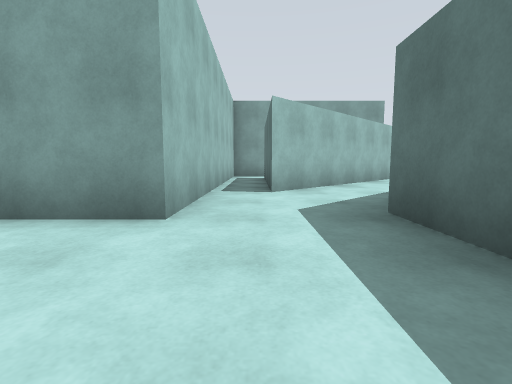
view 1 (above)

24 first-person views from a walk through a robot-simulator world made for Gazebo. The camera is 0.94 m above the floor, tilts 6° down and sees 85° across. The floor is counted in squares, 2 m on a side. Each view is taken from the middle of a square. On the plan, view 1 faces up. The plan holds only what a view shows up to about 9 squares ahead; the rest is blank. The place goes on beyond the plan.

view 2
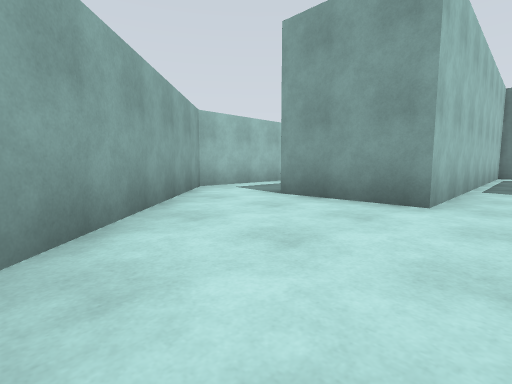

view 3
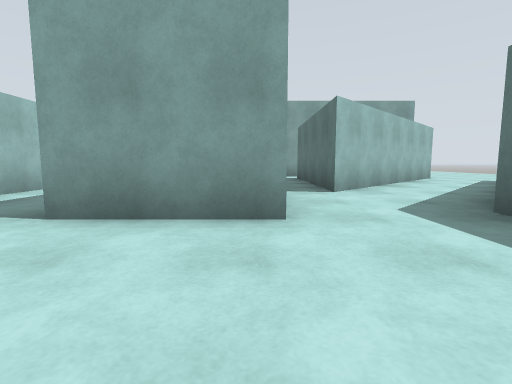

view 4
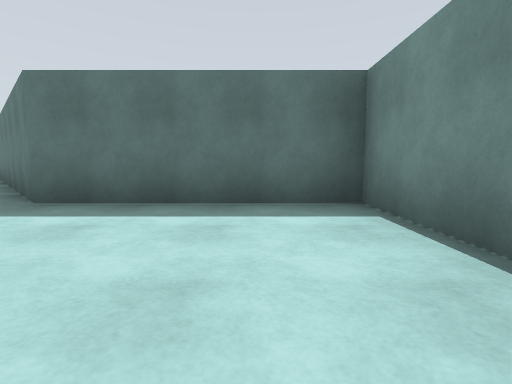

view 5
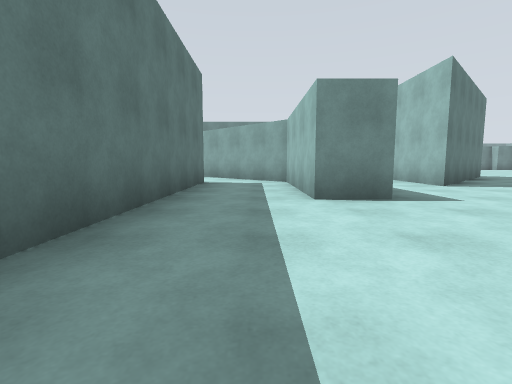

view 6
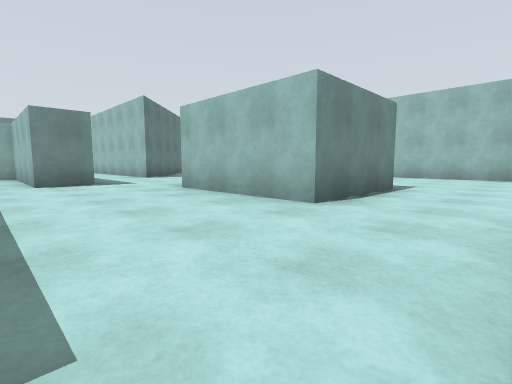

view 7
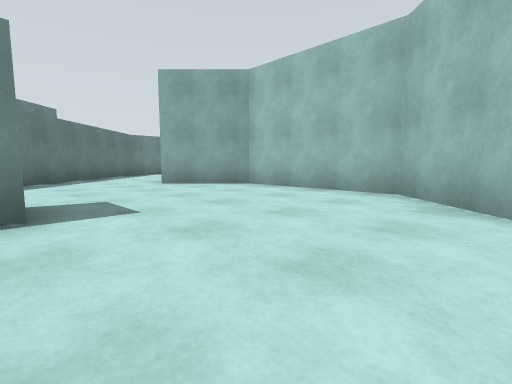

view 8
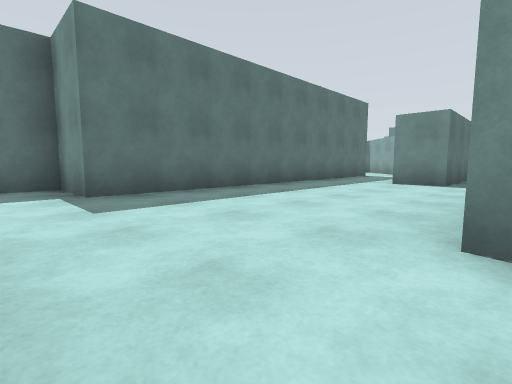

view 9
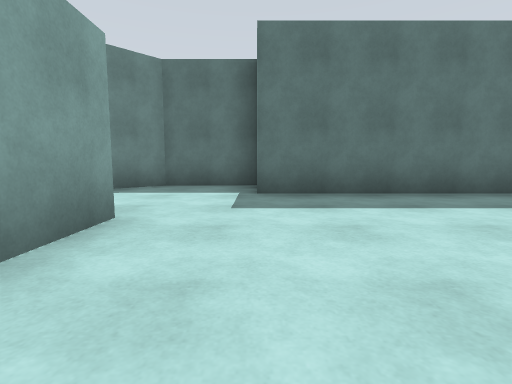

view 10
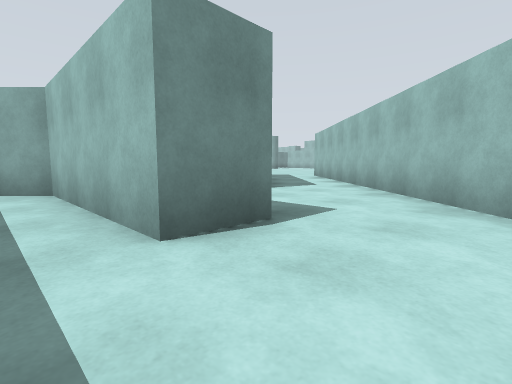

view 11
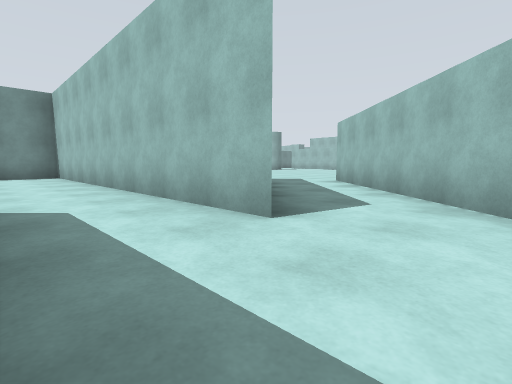

view 12
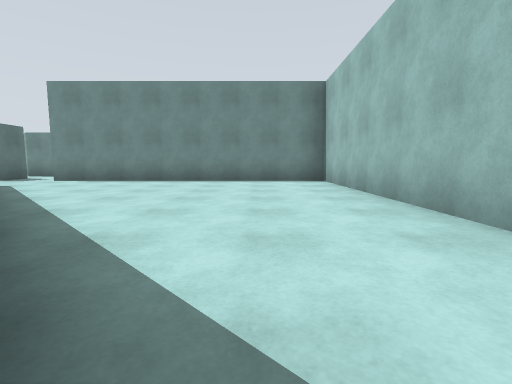

view 13
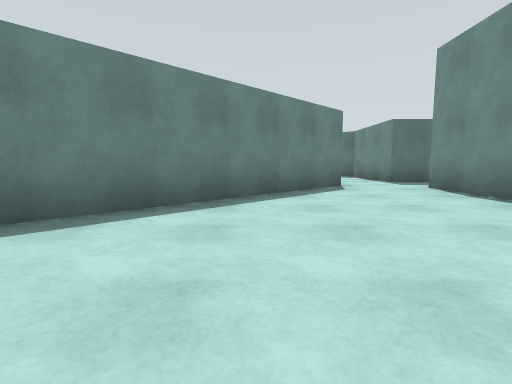

view 14
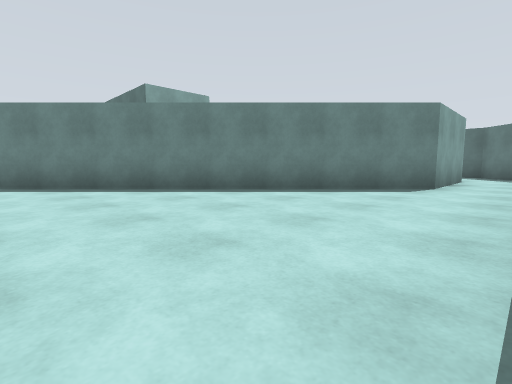

view 15
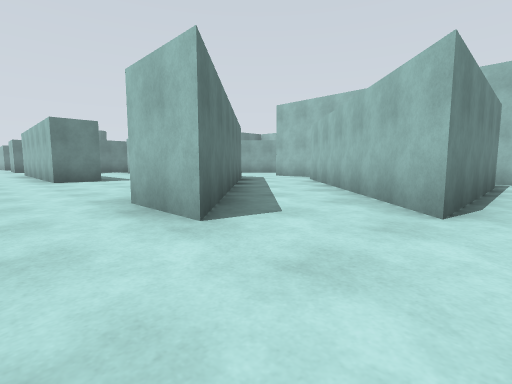

view 16
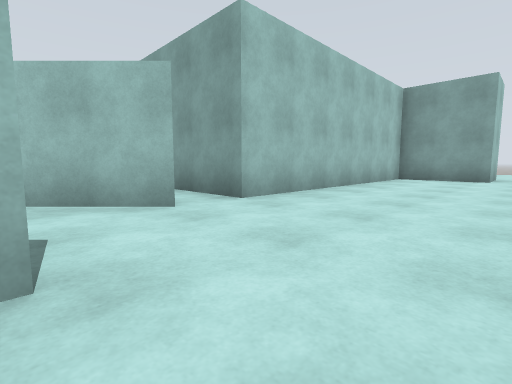

view 17
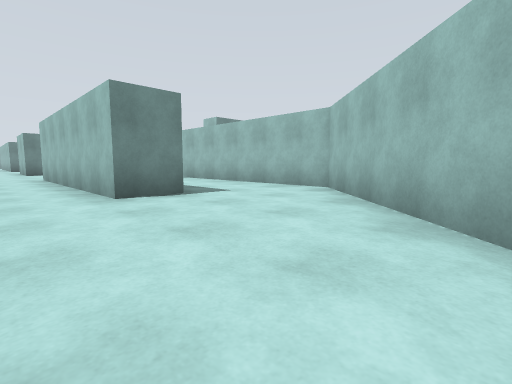

view 18
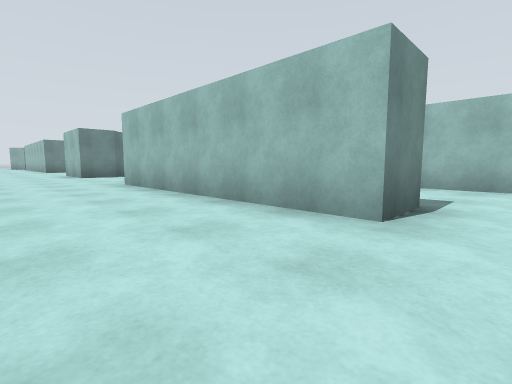

view 19
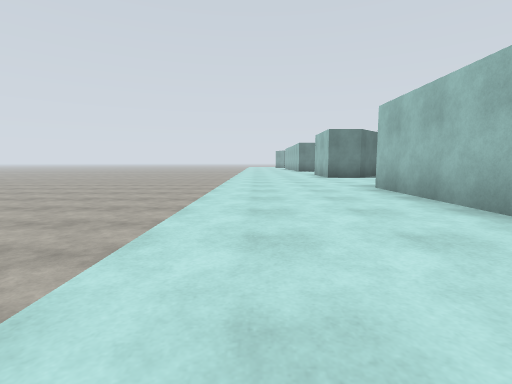

view 20
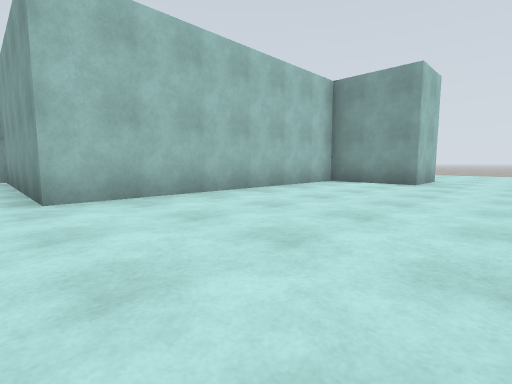

view 21
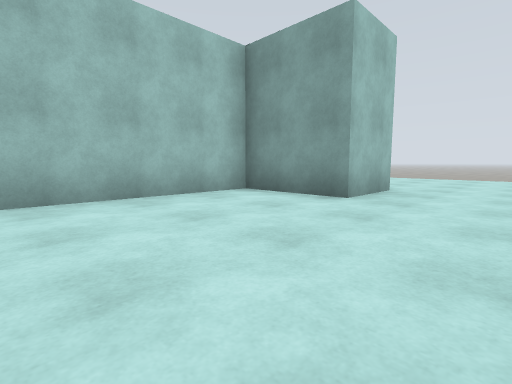

view 22
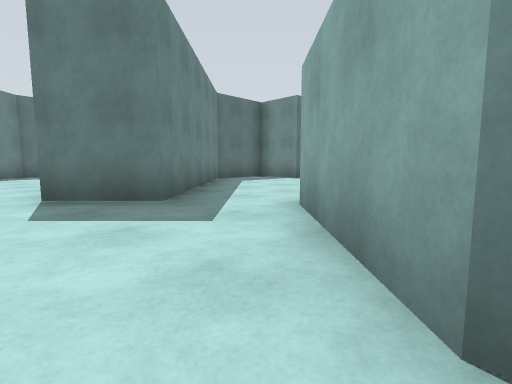

view 23
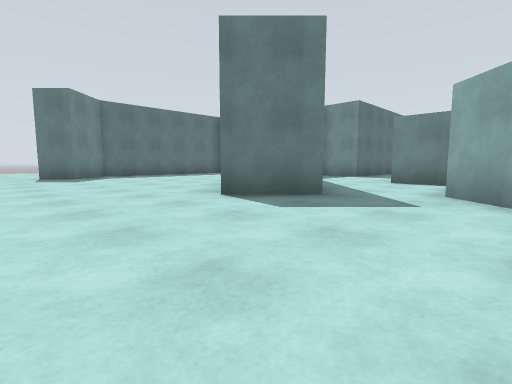

view 24
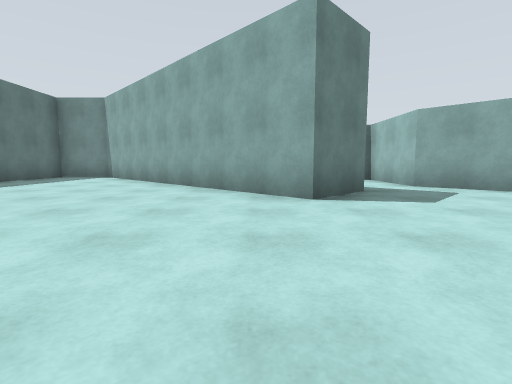

### Floor plan
Key: @ floor where view 1 was taken; # wall or solid block; . main floor; : floor 3 m higher than the main floor; / step, stairs or slope; v drop or lower ground.
Columns run from 14 left of view 1 to 9 right of it. Each row starts with its distance up from view 1.
 21            .       ....
 20        ..........  ....
 19        ................
 18       ...........## ...
 17       #...#.......# v..
 16        #..##......###..
 15        #...##.....#....
 14        #....##....#....
 13  ##...    ...##...#....
 12 ##...........# ####....
 11 #...........vv    #....
 10 #....//#....# #####....
  9 #..../ /....##.........
  8 ##.... :....##.####...
  7  ##...##....##.##..#..
  6   ...##.....#vv#...#..
  5  ...##...#..#vv...##..
  4  ..##....#..##...##...
  3   ##..#..#..##..##....
  2   #..##..#......#......
  1  ...###..##.....#..#...
  0  ..## #...##..@.#..#...v
 -1       #....##...#..#...v
 -2       #.....#####. #...v
 -3       #......####  #...v
 -4       #............#...v
 -5       #...........##...v
 -6       ########.####....v
 -7                    ....v
 -8                    #...

Positions as (right, up) in squares from view 1, and headings:
1: (0, 0), facing up
2: (0, -1), facing up-left
3: (-1, 0), facing up
4: (-2, 0), facing right
5: (-4, 9), facing down
6: (-4, 12), facing down-left
7: (-9, 13), facing down-left
8: (-7, 12), facing down-right
9: (-7, 11), facing right
10: (-4, 7), facing down-left
11: (-6, 5), facing down-left
12: (-6, 2), facing down
13: (-6, -2), facing right
14: (-6, -5), facing up-right
15: (7, 9), facing down-left
16: (7, 7), facing up-left
17: (7, 5), facing down-left
18: (8, 2), facing down-left
19: (8, 1), facing down
20: (8, 9), facing up-left
21: (8, 12), facing up-left
22: (-8, 18), facing down-right
23: (-7, 20), facing down-right
24: (-3, 21), facing down
